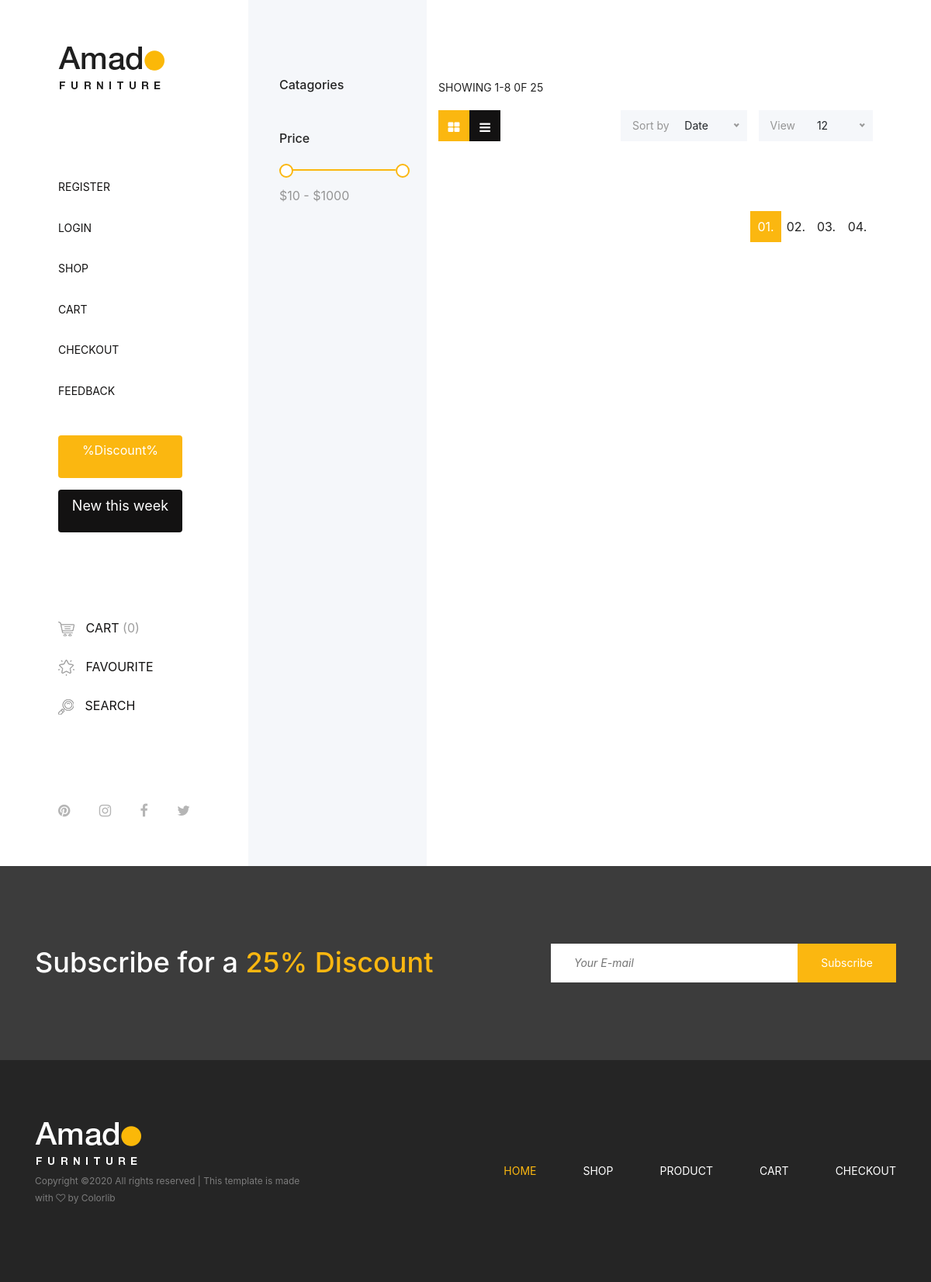
The page /discount/ on the database as committed earlier.
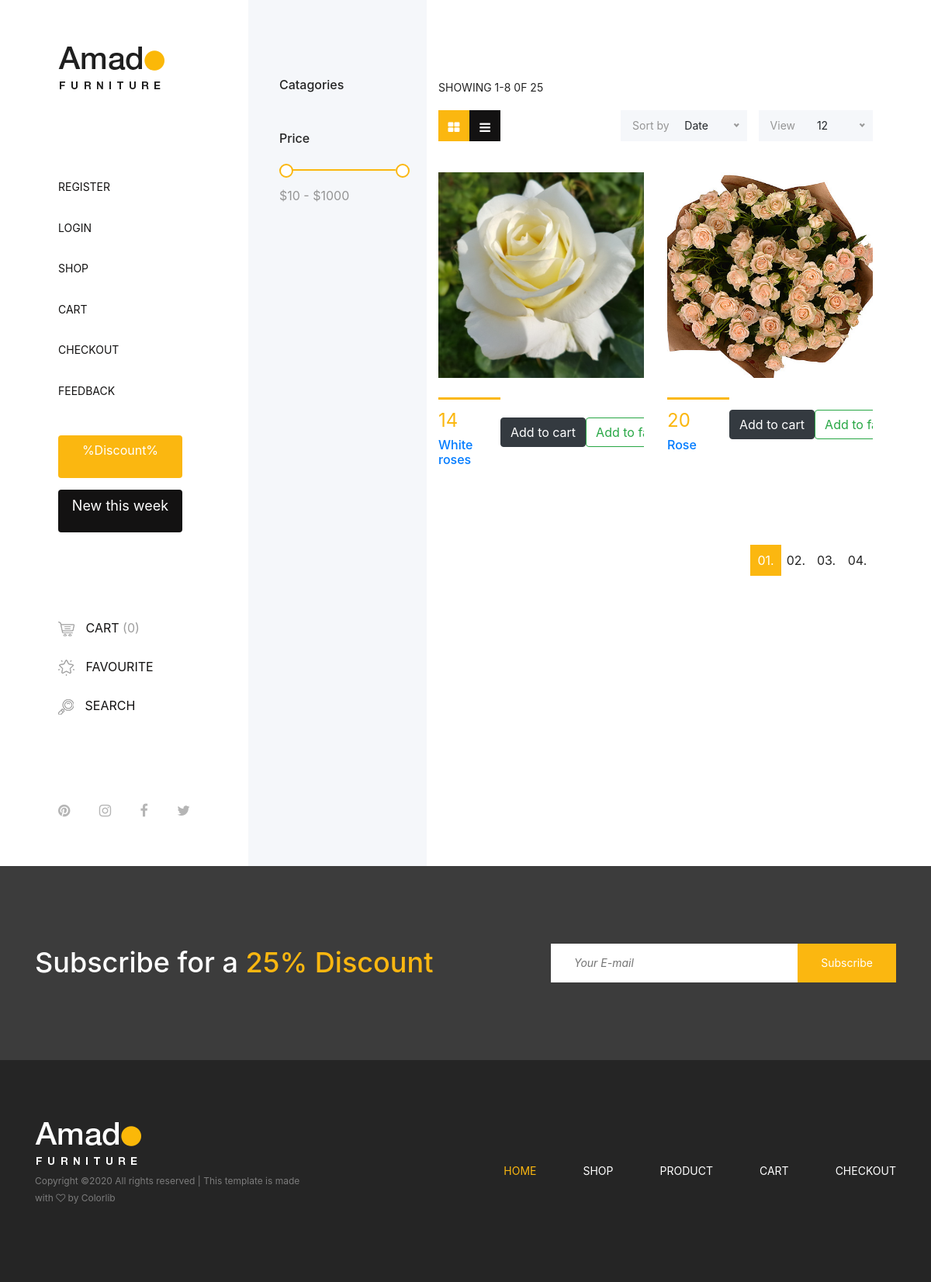
The same page on the database as committed later.
### shop/models.py (models this page shows, shortened)
class Product(models.Model):
    slug = models.SlugField(max_length=100)
    category = models.ForeignKey(Category, related_name='products', on_delete=models.CASCADE)
    price = models.DecimalField(decimal_places=2, max_digits=10)
    title = models.CharField(max_length=100)
    description = models.CharField(max_length=500)
    created_at = models.DateTimeField(auto_now_add=True)
    updated_at = models.DateTimeField(auto_now=True)
    stock = models.PositiveIntegerField('Скидка в процентах', blank=True, null=True, default=0)
    available = models.BooleanField(default=True)
    class Meta:
        verbose_name = 'Продукт'
        verbose_name_plural = 'Продукты'
    def get_sale(self):
        return int(self.price * (100 - self.stock) / 100)
    def get_absolute_url(self):
        return reverse('product_detail', kwargs={'slug': self.slug})

class ProductImage(models.Model):
    image = models.ImageField(upload_to='products/%Y/%m/%d/', blank=True)
    product = models.ForeignKey(Product, related_name='images', on_delete=models.CASCADE)
    class Meta:
        verbose_name = 'Картинка'
        verbose_name_plural = 'Картинки'

### shop/views.py (the view)
# urls.py: path('discount/', DiscountProductsView.as_view(), name='discount'),
class DiscountProductsView(View):
    def get(self, request):
        products = Product.objects.filter(stock__gt=0)
        context = {
            'products': products
        }
        template = 'shop/discount.html'
        return render(request, template, context)

### contact/forms.py
class NewsletterForm(forms.ModelForm):
    email = forms.EmailField(widget=forms.EmailInput(attrs={'class': 'nl-email', 'placeholder': 'Your E-mail'}))
    class Meta:
        model = Newsletter
        fields = ('email',)

### contact/templatetags/newsletter_tags.py (called while the page is built)
@register.inclusion_tag('contact/tags/form.html')
def newsletter_form(request):
    return {'form': NewsletterForm(),'request': request}

### templates/shop/discount.html (shortened to what this page needs)
{% extends 'base.html'%}
{% load static %}
{% block content %}
    <div class="main-content-wrapper d-flex clearfix">
        {% include 'includes/header.html' %}
        {% include 'includes/filters.html' %}
        <div class="amado_product_area section-padding-100">
            <div class="container-fluid">
                <div class="row">
                    <div class="col-12">
                        <div class="product-topbar d-xl-flex align-items-end justify-content-between">
                            <div class="total-products">
                                <p>Showing 1-8 0f 25</p>
                                <div class="view d-flex">
                                    <a href="#"><i class="fa fa-th-large" aria-hidden="true"></i></a>
                                    <a href="#"><i class="fa fa-bars" aria-hidden="true"></i></a>
                                </div>
                            </div>
                            <div class="product-sorting d-flex">
                                <div class="sort-by-date d-flex align-items-center mr-15">
                                    <p>Sort by</p>
                                    <form action="#" method="get">
                                    </form>
                                </div>
                                <div class="view-product d-flex align-items-center">
                                    <p>View</p>
                                    <form action="#" method="get">
                                    </form>
                                </div>
                            </div>
                        </div>
                    </div>
                </div>
                <div class="row">
                    {% for product in products %}
                        <div class="col-12 col-sm-6 col-md-12 col-xl-6">
                        <div class="single-product-wrapper">
                            <div class="product-img">
                                    <img src="{{ product.images.first.image.url }}" alt="">
                            </div>
                            <div class="product-description d-flex align-items-center justify-content-between">
                                <div class="product-meta-data">
                                    <div class="line"></div>
                                    <p class="product-price">{{ product.get_sale }}</p>
                                    <a href="product-details.html">
                                        <a href="{{ product.get_absolute_url }}"><h6>{{product.title}}</h6></a>
                                    </a>
                                </div>
                                 <a href="#"><button class="btn btn-dark">Add to cart</button></a>
                                {% include 'includes/add_to_favorite.html' %}
                            </div>
                        </div>
                    </div>
                    {% endfor %}
                </div>
                <div class="row">
                    <div class="col-12">
                        <nav aria-label="navigation">
                            <ul class="pagination justify-content-end mt-50">
                                <li class="page-item active"><a class="page-link" href="#">01.</a></li>
                                <li class="page-item"><a class="page-link" href="#">02.</a></li>
                                <li class="page-item"><a class="page-link" href="#">03.</a></li>
                                <li class="page-item"><a class="page-link" href="#">04.</a></li>
                            </ul>
                        </nav>
                    </div>
                </div>
            </div>
        </div>
    </div>
{% endblock content %}

### templates/includes/add_to_favorite.html (shortened to what this page needs)
<form action="{% url 'add_to_favourites' pk=product.pk %}" method="post">
    <button type="submit" class="btn btn-outline-success">Add to favorite</button>
</form>

Rows that differ between the two databases and show on the page:
now on this page (row edited): Product: images.first.image (picture), get_sale "14", title "White roses"
now on this page (row edited): Product: images.first.image (picture), get_sale "20", title "Rose"
